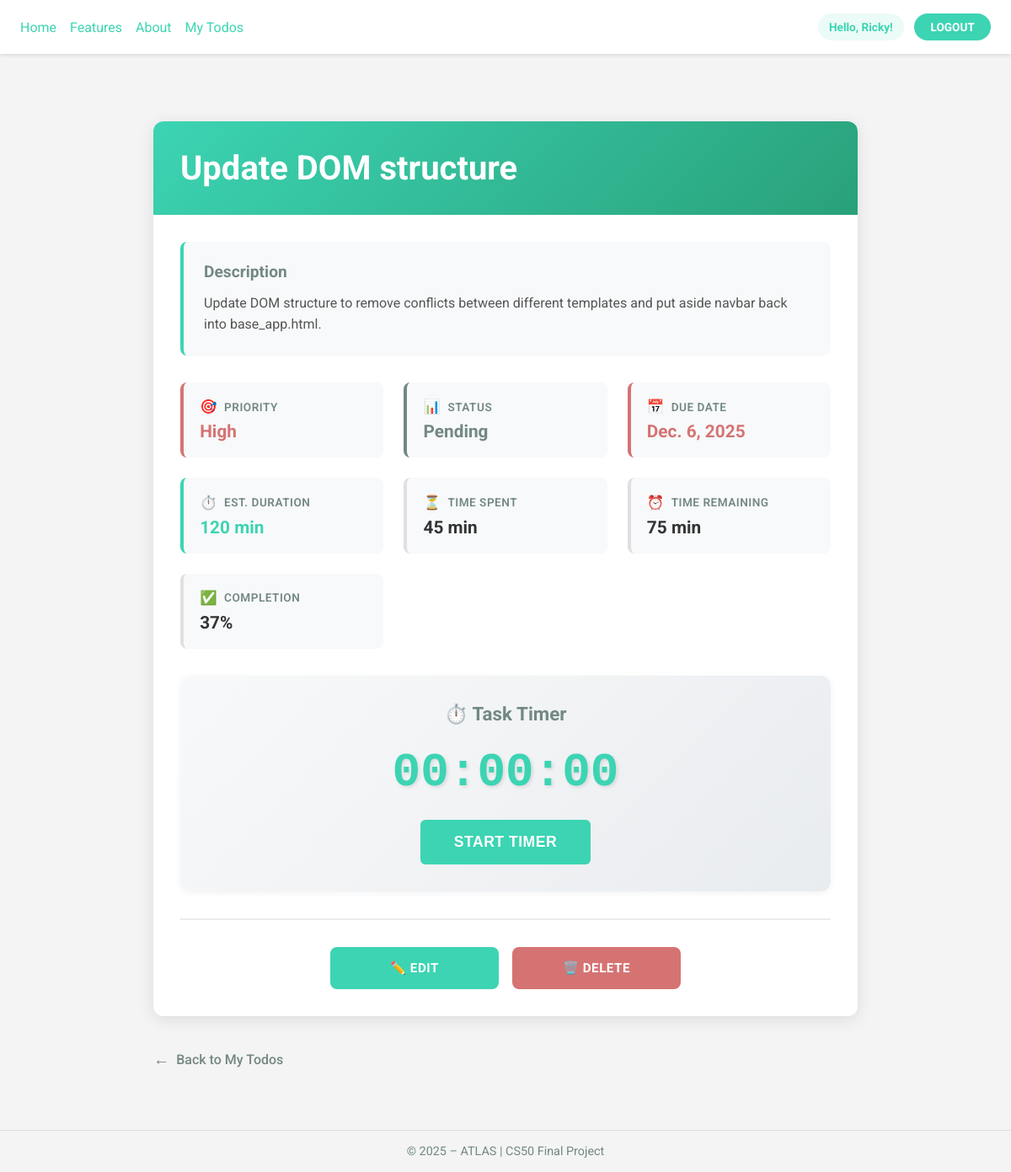
Screenshot of /todos/14/ (signed in) with the database file from the repository.
### todos/models.py (models this page shows, shortened)
class Todo(models.Model):
  PRIORITY_CHOICES = (
    ('Low', 'Low'),
    ('Medium', 'Medium'),
    ('High', 'High'),
  )
  STATUS_CHOICES = (
    ('Pending', 'Pending'),
    ('In Progress', 'In Progress'),
    ('Completed', 'Completed'),
  )
  user = models.ForeignKey(User, on_delete=models.CASCADE, related_name='todos', default=None)
  group = models.ForeignKey('TaskGroup', on_delete=models.SET_NULL, null=True, blank=True, related_name='todos')
  title = models.CharField(max_length=255)
  description = models.TextField(blank=True, null=True)
  due_date = models.DateField(null=True, blank=True)
  priority = models.CharField(max_length=10, choices=PRIORITY_CHOICES, default='Medium')
  status = models.CharField(max_length=20, choices=STATUS_CHOICES, default='Pending')
  duration = models.IntegerField(null=True, blank=True)
  created_at = models.DateTimeField(auto_now_add=True)
  updated_at = models.DateTimeField(auto_now=True)
  time_completion = models.IntegerField(null=True, blank=True)
  time_spent = models.IntegerField(null=True, blank=True)
  time_remaining = models.IntegerField(null=True, blank=True)
  is_timer_active = models.BooleanField(default=False)
  timer_started_at = models.DateTimeField(null=True, blank=True)

### todos/views.py (the view)
# urls.py: path('<int:pk>/', views.detail, name='detail'),
@login_required
def detail(request, pk):
  todo = Todo.objects.get(pk=pk)
  return render(request, 'todos/detail.html', {'todo': todo})

### todos/templates/todos/detail.html (shortened to what this page needs)
{% extends 'base.html' %}
{% load static %}
{% block extra_css %}
<link rel="stylesheet" href="{% static 'todos/css/styles.css' %}">
{% endblock %}
{% block content %}
<div class="detail-container">
  <div class="detail-card">
    <div class="detail-header">
      <h1>{{ todo.title }}</h1>
    </div>
    <div class="detail-body">
      {% if todo.description %}
      <div class="detail-description">
        <h3>Description</h3>
        <p>{{ todo.description }}</p>
      </div>
      {% endif %}
      <div class="detail-meta-grid">
        <div class="meta-item priority-{{ todo.priority|lower }}">
          <div class="meta-label priority-label">Priority</div>
          <div class="meta-value">{{ todo.priority }}</div>
        </div>
        <div class="meta-item status-{{ todo.status|lower|cut:' ' }}">
          <div class="meta-label status-label">Status</div>
          <div class="meta-value">{{ todo.status }}</div>
        </div>
        <div class="meta-item due-date">
          <div class="meta-label due-date-label">Due Date</div>
          <div class="meta-value">{{ todo.due_date|default:"Not set" }}</div>
        </div>
        {% if todo.duration %}
        <div class="meta-item duration">
          <div class="meta-label duration-label">Est. Duration</div>
          <div class="meta-value">{{ todo.duration }} min</div>
        </div>
        {% endif %}
        {% if todo.time_spent %}
        <div class="meta-item">
          <div class="meta-label time-spent-label">Time Spent</div>
          <div id="time-spent" class="meta-value">{{ todo.time_spent }} min</div>
        </div>
        {% endif %}
        {% if todo.time_remaining %}
        <div class="meta-item">
          <div class="meta-label time-remaining-label">Time Remaining</div>
          <div id="time-remaining" class="meta-value">{{ todo.time_remaining }} min</div>
        </div>
        {% endif %}
        {% if todo.time_completion %}
        <div class="meta-item">
          <div class="meta-label completion-label">Completion</div>
          <div class="meta-value">{{ todo.time_completion }}%</div>
        </div>
        {% endif %}
      </div>
<div class="timer-section">
  <h3>⏱️ Task Timer</h3>
  <div class="timer-display" id="timer-display">00:00:00</div>
  <div class="timer-controls">
    <button id="start-timer" class="timer-button start-btn">Start Timer</button>
  </div>
</div>
      <div class="todo-actions">
        <a href="{% url 'todos:update' todo.id %}" class="edit-button">✏️ Edit</a>
        <a href="{% url 'todos:delete' todo.id %}" class="delete-button">🗑️ Delete</a>
      </div>
    </div>
  </div>
  <a href="{% url 'todos:index' %}" class="back-link">Back to My Todos</a>
</div>
{% endblock %}

### templates/base.html (shortened to what this page needs)
{% load static %}
<!DOCTYPE html>
<html lang="en">
<head>
    <link rel="stylesheet" href="{% static 'css/styles.css' %}">
    {% block extra_css %}{% endblock %}
</head>
<body>
    <div class="main-container">
        <header>
            <nav>
                <ul>
                    <li><a href="{% url 'public_frontend:index' %}">Home</a></li>
                    <li><a href="{% url 'public_frontend:features' %}">Features</a></li>
                    <li><a href="{% url 'public_frontend:about' %}">About</a></li>
                    {% if user.is_authenticated %}
                    <li><a href="{% url 'todos:index' %}">My Todos</a></li>
                    {% endif %}
                </ul>
                <ul class="app-access">
                    {% if user.is_authenticated %}
                        <li class="user-greeting">Hello, {{ user.username }}!</li>
                        <li class="logout-button"><a href="{% url 'users:logout' %}">Logout</a></li>
                    {% else %}
                        <li class="register-button"><a href="{% url 'users:register' %}">Register</a></li>
                        <li class="login-button"><a href="{% url 'users:login' %}">Login</a></li>
                    {% endif %}
                </ul>
            </nav>
        </header>
        <main>
            {% block content %}{% endblock %}
        </main>
    </div>
</body>
<footer>
    <p>&copy; 2025 – ATLAS | CS50 Final Project</p>
</footer>
</html>

### static/css/styles.css (style rules this page uses)
*, *::before, *::after { box-sizing: border-box; margin: 0; padding: 0; }
body { margin: 0; padding: 0; font-family: 'Roboto', sans-serif; background-color: #f4f4f4; color: #333; overflow-x: hidden; max-width: 100vw; }
header { position: fixed; width: 100%; top: 0; left: 0; background-color: white; box-shadow: 0 2px 4px rgba(0, 0, 0, 0.1); z-index: 1000; overflow-x: hidden; }
nav { display: flex; justify-content: space-between; align-items: center; padding: 1rem 1.5rem; max-width: 100%; margin: 0 auto; }
nav ul { display: flex; list-style: none; gap: 1rem; align-items: center; flex-wrap: wrap; }
nav ul li { margin: 0; }
.user-greeting { color: #3CD4B3; font-weight: bold; padding: 0.5rem 0.8rem; background: rgba(60, 212, 179, 0.1); border-radius: 1.2rem; font-size: 0.85rem; white-space: nowrap; }
.app-access { display: flex; gap: 0.8rem; align-items: center; flex-shrink: 0; }
.login-button, .register-button, .logout-button { border-radius: 1.2rem; overflow: hidden; transition: all 0.3s ease; }
.login-button a, .register-button a, .logout-button a { display: block; background-color: #3CD4B3; color: white !important; padding: 0.5rem 1.2rem; font-weight: bold; text-transform: uppercase; font-size: 0.85rem; transition: all 0.3s ease; white-space: nowrap; }
main { margin-top: 80px; min-height: calc(100vh - 80px); padding: 2rem; }
.main-container { max-width: 1200px; margin: 0 auto; width: 100%; }
h1 { color: #738883; font-size: 2em; text-align: center; margin-bottom: 1.5rem; }
a { text-decoration: none; color: #3CD4B3; transition: color 0.3s ease; }
footer { text-align: center; padding: 1rem 0; background-color: #f4f4f4; color: #738883; font-size: 0.9rem; border-top: 1px solid #ddd; }

### todos/static/todos/css/styles.css (style rules this page uses)
.edit-button { background-color: #3CD4B3; }
.delete-button { background-color: #D57373; }
.timer-section { margin: 2rem 0; padding: 2rem; background: linear-gradient(135deg, #f8f9fa 0%, #e9ecef 100%); border-radius: 12px; text-align: center; width: 100%; box-shadow: 0 2px 8px rgba(0, 0, 0, 0.05); }
.timer-section h3 { color: #738883; margin-bottom: 1.5rem; font-size: 1.4em; }
.timer-display { font-size: 3.5em; font-weight: bold; color: #3CD4B3; margin: 1.5rem 0; font-family: 'Courier New', monospace; text-shadow: 2px 2px 4px rgba(0, 0, 0, 0.1); }
.timer-controls { display: flex; gap: 1rem; justify-content: center; margin-top: 1.5rem; }
.timer-button { padding: 1rem 2.5rem; font-size: 1.1rem; font-weight: bold; border: none; border-radius: 6px; cursor: pointer; transition: all 0.3s ease; text-transform: uppercase; letter-spacing: 0.5px; }
.start-btn { background-color: #3CD4B3; color: white; }
.due-date { font-size: 1em; color: #6c757d; font-weight: 500; }

### rows the page displays
Todo: title "Update DOM structure", description "Update DOM structure to remove conflicts between different templates and put aside navbar back into base_app.html.", priority "High", status "Pending", due_date "Dec. 6, 2025", duration "120", time_spent "45", time_remaining "75", time_completion "37"

### other values shown
{{ user.username }} "Ricky"
